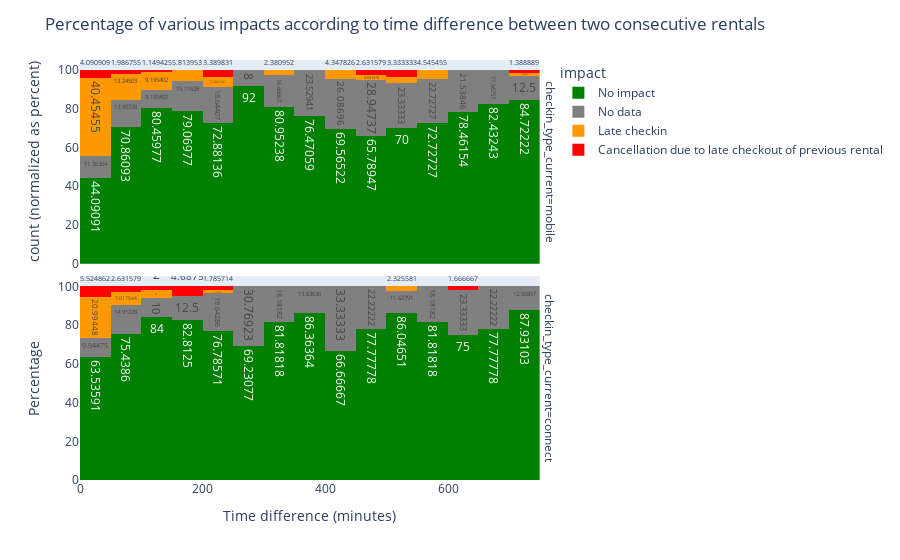

Write notebook code for a chart like this one.
### Markdown cell above
- There is a significantly higher rate of cancellation when the time difference is between two rentals is shorter than 40 min with 5.3%. In this case, 35% of next rentals have late checkin.
- As time difference increases, up until 5 hours time difference, the cancellation rate diminishes by half. 

We can consider that above 90% of no impact in current car is sufficient for business, which would mean a threshold of 90-110 min.
The minimum time difference of 90 min between two car rentals would be enough to ensure >90% of car rentals happen as planned.
The very confortable time difference of 240 min (4 hours) ensures that abode 98% of car rentals happen without impact. 

Below is to see if there is a different scope for connect cars or for mobile cars.

### Code cell
timedelta_avg = df1['time_delta_with_previous_rental_in_minutes_current'].mean()
fig = px.histogram(df1, x = "time_delta_with_previous_rental_in_minutes_current", 
                   facet_row='checkin_type_current',
                   color = 'impact', color_discrete_map=color_mapping,
                   barnorm='percent', text_auto=True ,
                   nbins=30)
fig.update_layout(title="Percentage of various impacts according to time difference between two consecutive rentals",xaxis_title="Time difference (minutes)",yaxis_title="Percentage",showlegend=True)
fig.show()

### Figure 1 — Plotly figure (JSON) as saved in the notebook; plotly's stock layout.template omitted (floating-point values rounded to 4 significant figures; data arrays with more than 128 entries replaced by an {"elided": "..."} marker saying what was removed)
{"data": [{"alignmentgroup": "True", "bingroup": "x", "hovertemplate": "impact=No impact<br>checkin_type_current=mobile<br>time_delta_with_previous_rental_in_minutes_current=%{x}<br>count (normalized as percent)=%{y}<extra></extra>", "legendgroup": "No impact", "marker": {"color": "green", "pattern": {"shape": ""}}, "name": "No impact", "nbinsx": 30, "offsetgroup": "No impact", "orientation": "v", "showlegend": true, "texttemplate": "%{value}", "type": "histogram", "x": {"elided": "719 int values"}, "xaxis": "x2", "yaxis": "y2"}, {"alignmentgroup": "True", "bingroup": "x", "hovertemplate": "impact=No impact<br>checkin_type_current=connect<br>time_delta_with_previous_rental_in_minutes_current=%{x}<br>count (normalized as percent)=%{y}<extra></extra>", "legendgroup": "No impact", "marker": {"color": "green", "pattern": {"shape": ""}}, "name": "No impact", "nbinsx": 30, "offsetgroup": "No impact", "orientation": "v", "showlegend": false, "texttemplate": "%{value}", "type": "histogram", "x": {"elided": "618 int values"}, "xaxis": "x", "yaxis": "y"}, {"alignmentgroup": "True", "bingroup": "x", "hovertemplate": "impact=No data<br>checkin_type_current=mobile<br>time_delta_with_previous_rental_in_minutes_current=%{x}<br>count (normalized as percent)=%{y}<extra></extra>", "legendgroup": "No data", "marker": {"color": "grey", "pattern": {"shape": ""}}, "name": "No data", "nbinsx": 30, "offsetgroup": "No data", "orientation": "v", "showlegend": true, "texttemplate": "%{value}", "type": "histogram", "x": {"elided": "160 int values"}, "xaxis": "x2", "yaxis": "y2"}, {"alignmentgroup": "True", "bingroup": "x", "hovertemplate": "impact=No data<br>checkin_type_current=connect<br>time_delta_with_previous_rental_in_minutes_current=%{x}<br>count (normalized as percent)=%{y}<extra></extra>", "legendgroup": "No data", "marker": {"color": "grey", "pattern": {"shape": ""}}, "name": "No data", "nbinsx": 30, "offsetgroup": "No data", "orientation": "v", "showlegend": false, "texttemplate": "%{value}", "type": "histogram", "x": [630, 210, 150, 330, 570, 0, 720, 420, 450, 600, 60, 0, 330, 60, 0, 60, 210, 0, 690, 600, 120, 150, 420, 90, 690, 120, 600, 150, 60, 60, 0, 240, 0, 60, 30, 0, 240, 240, 60, 360, 0, 30, 60, 600, 600, 420, 720, 180, 120, 660, 270, 630, 0, 240, 90, 60, 180, 660, 210, 120, 450, 0, 120, 240, 150, 420, 0, 660, 210, 720, 660, 690, 720, 450, 510, 570, 510, 240, 600, 60, 420, 30, 90, 210, 420, 630, 690, 510, 630, 180, 270, 600, 360, 600, 690, 570, 720, 360, 300, 690, 270, 510, 480, 690, 0, 60, 150, 540, 660, 0, 720, 480, 480, 600, 600, 270, 60, 0, 0, 570, 720, 690, 300, 60, 60, 690], "xaxis": "x", "yaxis": "y"}, {"alignmentgroup": "True", "bingroup": "x", "hovertemplate": "impact=Late checkin<br>checkin_type_current=mobile<br>time_delta_with_previous_rental_in_minutes_current=%{x}<br>count (normalized as percent)=%{y}<extra></extra>", "legendgroup": "Late checkin", "marker": {"color": "#FF9900", "pattern": {"shape": ""}}, "name": "Late checkin", "nbinsx": 30, "offsetgroup": "Late checkin", "orientation": "v", "showlegend": true, "texttemplate": "%{value}", "type": "histogram", "x": {"elided": "131 int values"}, "xaxis": "x2", "yaxis": "y2"}, {"alignmentgroup": "True", "bingroup": "x", "hovertemplate": "impact=Late checkin<br>checkin_type_current=connect<br>time_delta_with_previous_rental_in_minutes_current=%{x}<br>count (normalized as percent)=%{y}<extra></extra>", "legendgroup": "Late checkin", "marker": {"color": "#FF9900", "pattern": {"shape": ""}}, "name": "Late checkin", "nbinsx": 30, "offsetgroup": "Late checkin", "orientation": "v", "showlegend": false, "texttemplate": "%{value}", "type": "histogram", "x": [0, 0, 0, 0, 0, 0, 30, 0, 0, 0, 30, 0, 0, 0, 0, 0, 0, 0, 0, 0, 0, 0, 0, 0, 30, 0, 0, 0, 0, 0, 60, 60, 30, 30, 30, 0, 90, 0, 60, 60, 30, 120, 120, 210, 60, 0, 90, 540, 30, 60], "xaxis": "x", "yaxis": "y"}, {"alignmentgroup": "True", "bingroup": "x", "hovertemplate": "impact=Cancellation due to late checkout of previous rental<br>checkin_type_current=mobile<br>time_delta_with_previous_rental_in_minutes_current=%{x}<br>count (normalized as percent)=%{y}<extra></extra>", "legendgroup": "Cancellation due to late checkout of previous rental", "marker": {"color": "red", "pattern": {"shape": ""}}, "name": "Cancellation due to late checkout of previous rental", "nbinsx": 30, "offsetgroup": "Cancellation due to late checkout of previous rental", "orientation": "v", "showlegend": true, "texttemplate": "%{value}", "type": "histogram", "x": [0, 0, 0, 0, 0, 0, 30, 30, 240, 210, 0, 510, 60, 120, 450, 60, 720, 60], "xaxis": "x2", "yaxis": "y2"}, {"alignmentgroup": "True", "bingroup": "x", "hovertemplate": "impact=Cancellation due to late checkout of previous rental<br>checkin_type_current=connect<br>time_delta_with_previous_rental_in_minutes_current=%{x}<br>count (normalized as percent)=%{y}<extra></extra>", "legendgroup": "Cancellation due to late checkout of previous rental", "marker": {"color": "red", "pattern": {"shape": ""}}, "name": "Cancellation due to late checkout of previous rental", "nbinsx": 30, "offsetgroup": "Cancellation due to late checkout of previous rental", "orientation": "v", "showlegend": false, "texttemplate": "%{value}", "type": "histogram", "x": [0, 0, 0, 0, 0, 0, 0, 60, 150, 180, 120, 0, 240, 0, 0, 630, 150, 90, 60], "xaxis": "x", "yaxis": "y"}], "layout": {"annotations": [{"font": {}, "showarrow": false, "text": "checkin_type_current=connect", "textangle": 90, "x": 0.98, "xanchor": "left", "xref": "paper", "y": 0.2425, "yanchor": "middle", "yref": "paper"}, {"font": {}, "showarrow": false, "text": "checkin_type_current=mobile", "textangle": 90, "x": 0.98, "xanchor": "left", "xref": "paper", "y": 0.7575, "yanchor": "middle", "yref": "paper"}], "barmode": "relative", "barnorm": "percent", "legend": {"title": {"text": "impact"}, "tracegroupgap": 0}, "margin": {"t": 60}, "showlegend": true, "title": {"text": "Percentage of various impacts according to time difference between two consecutive rentals"}, "xaxis": {"anchor": "y", "domain": [0, 0.98], "title": {"text": "Time difference (minutes)"}}, "xaxis2": {"anchor": "y2", "domain": [0, 0.98], "matches": "x", "showticklabels": false}, "yaxis": {"anchor": "x", "domain": [0, 0.485], "title": {"text": "Percentage"}}, "yaxis2": {"anchor": "x2", "domain": [0.515, 1], "matches": "y", "title": {"text": "count (normalized as percent)"}}}}
